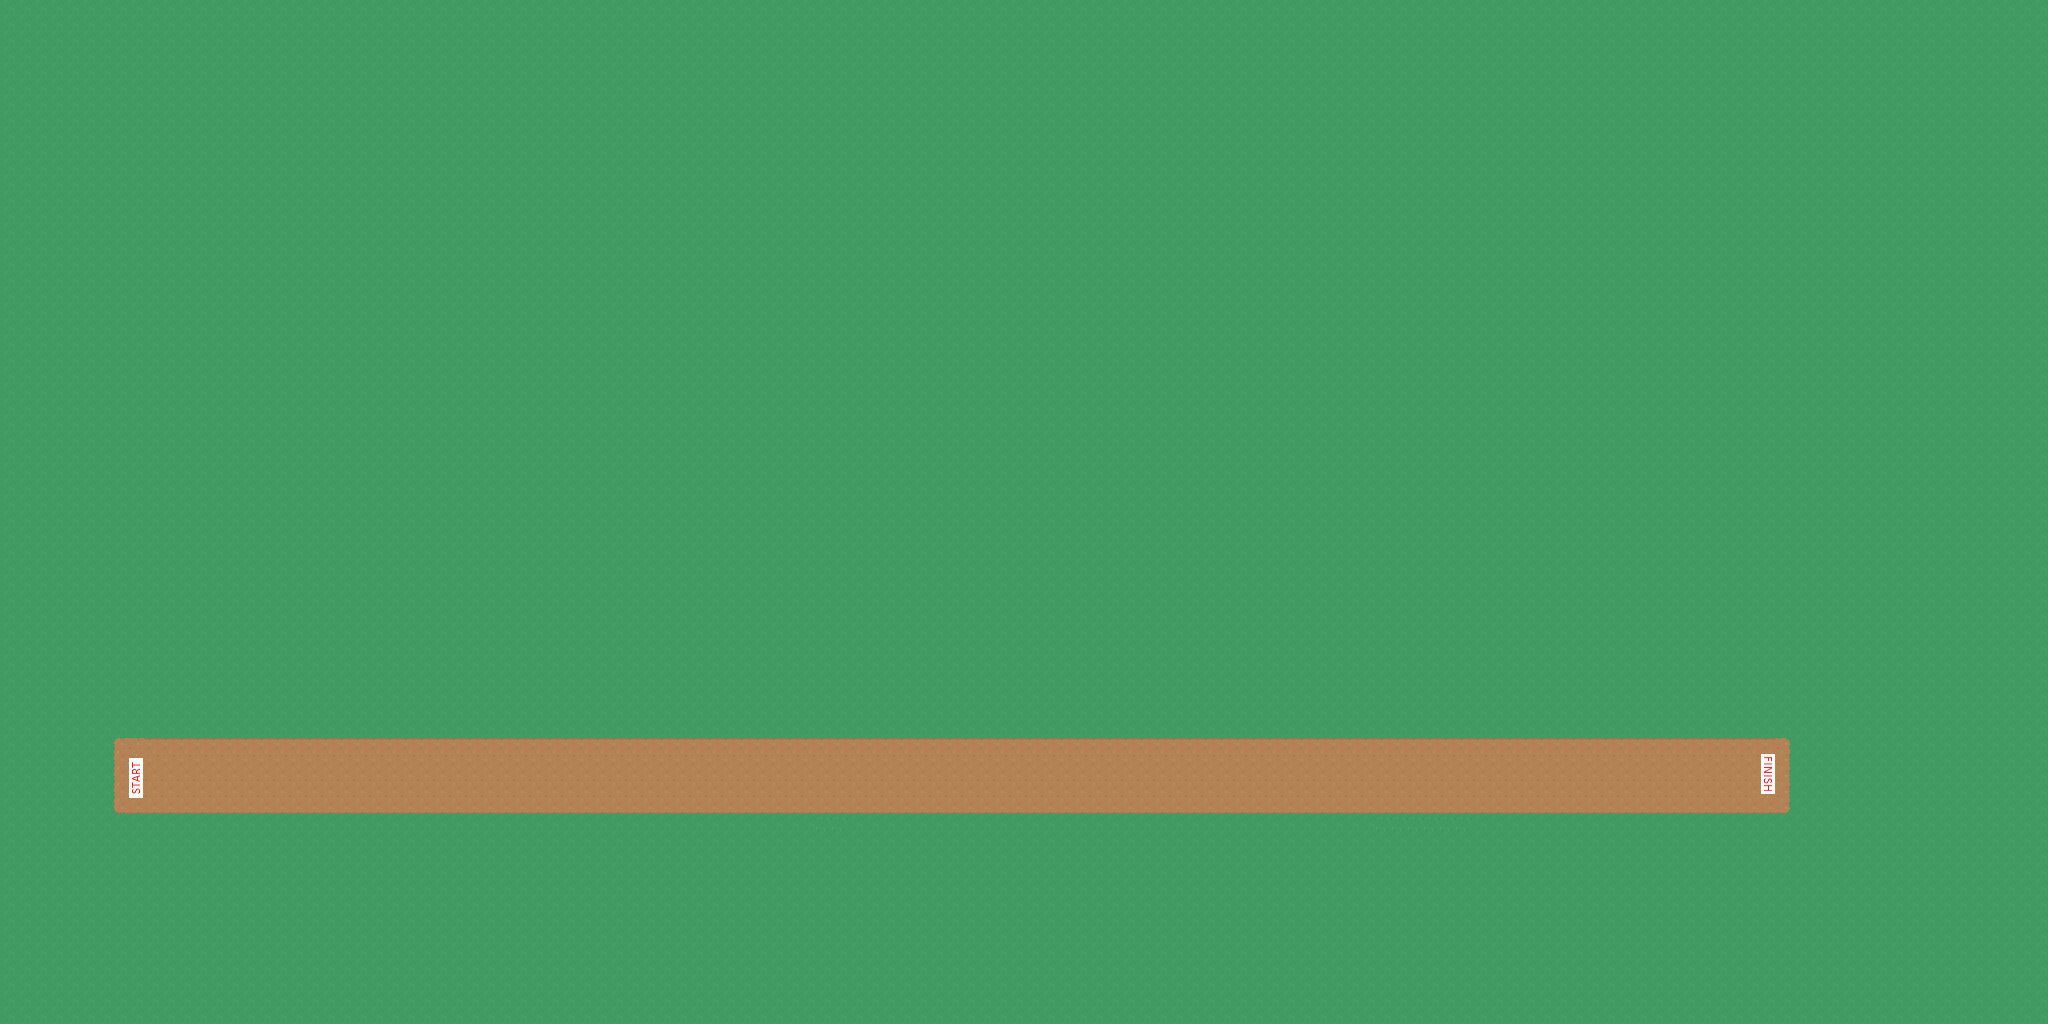

The image is a tile-based game level rendered from a .tmx file. Its description and source (layers, tilesets, objects; grid data summarised) follow:
An orthogonal 128x64 tile map with 16x16 px tiles, 3 tile layers (World, StartLine, FinishLine), 3 tilesets.

<map version="1.0" orientation="orthogonal" renderorder="right-down" width="128" height="64" tilewidth="16" tileheight="16" nextobjectid="1">
 <tileset firstgid="1" name="tileset" tilewidth="16" tileheight="16" spacing="1" tilecount="1036">
  <image source="tileset.png" trans="ff00ff" width="628" height="475" />
 </tileset>
 <tileset firstgid="1037" name="StartTile" tilewidth="16" tileheight="16" tilecount="4">
  <image source="StartTile.png" trans="ff00ff" width="79" height="16" />
 </tileset>
 <tileset firstgid="1041" name="FinishTitle" tilewidth="16" tileheight="16" tilecount="4">
  <image source="FinishTitle.png" trans="ff00ff" width="79" height="16" />
 </tileset>
 <layer name="World" width="128" height="64">
  <data>[8192 cells, 8192 non-empty, 11 distinct tile ids]</data>
 </layer>
 <layer name="StartLine" width="128" height="64">
  <data>[8192 cells, 3 non-empty, 3 distinct tile ids]</data>
 </layer>
 <layer name="FinishLine" width="128" height="64">
  <data>[8192 cells, 3 non-empty, 3 distinct tile ids]</data>
 </layer>
</map>
